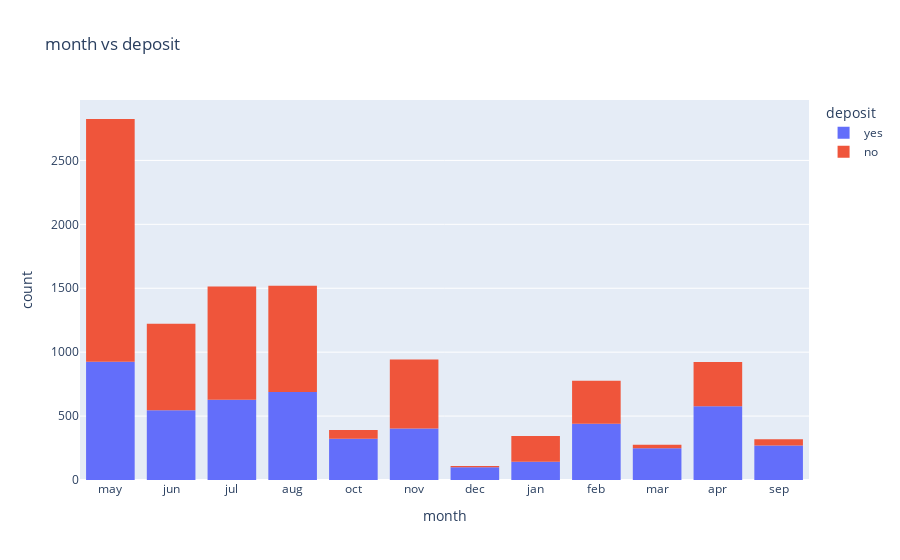

Notebook source saved alongside this figure:
### Code cell
px.histogram(raw_data, x = 'month', title = 'month vs deposit', color = 'deposit')

### Figure 1 — Plotly figure (JSON) as saved in the notebook; plotly's stock layout.template omitted (floating-point values rounded to 4 significant figures; data arrays with more than 128 entries replaced by an {"elided": "..."} marker saying what was removed)
{"data": [{"alignmentgroup": "True", "bingroup": "x", "hovertemplate": "deposit=yes<br>month=%{x}<br>count=%{y}<extra></extra>", "legendgroup": "yes", "marker": {"color": "#636efa", "pattern": {"shape": ""}}, "name": "yes", "offsetgroup": "yes", "orientation": "v", "showlegend": true, "type": "histogram", "x": {"elided": "5289 str values"}, "xaxis": "x", "yaxis": "y"}, {"alignmentgroup": "True", "bingroup": "x", "hovertemplate": "deposit=no<br>month=%{x}<br>count=%{y}<extra></extra>", "legendgroup": "no", "marker": {"color": "#EF553B", "pattern": {"shape": ""}}, "name": "no", "offsetgroup": "no", "orientation": "v", "showlegend": true, "type": "histogram", "x": {"elided": "5873 str values"}, "xaxis": "x", "yaxis": "y"}], "layout": {"barmode": "relative", "legend": {"title": {"text": "deposit"}, "tracegroupgap": 0}, "title": {"text": "month vs deposit"}, "xaxis": {"anchor": "y", "domain": [0, 1], "title": {"text": "month"}}, "yaxis": {"anchor": "x", "domain": [0, 1], "title": {"text": "count"}}}}
